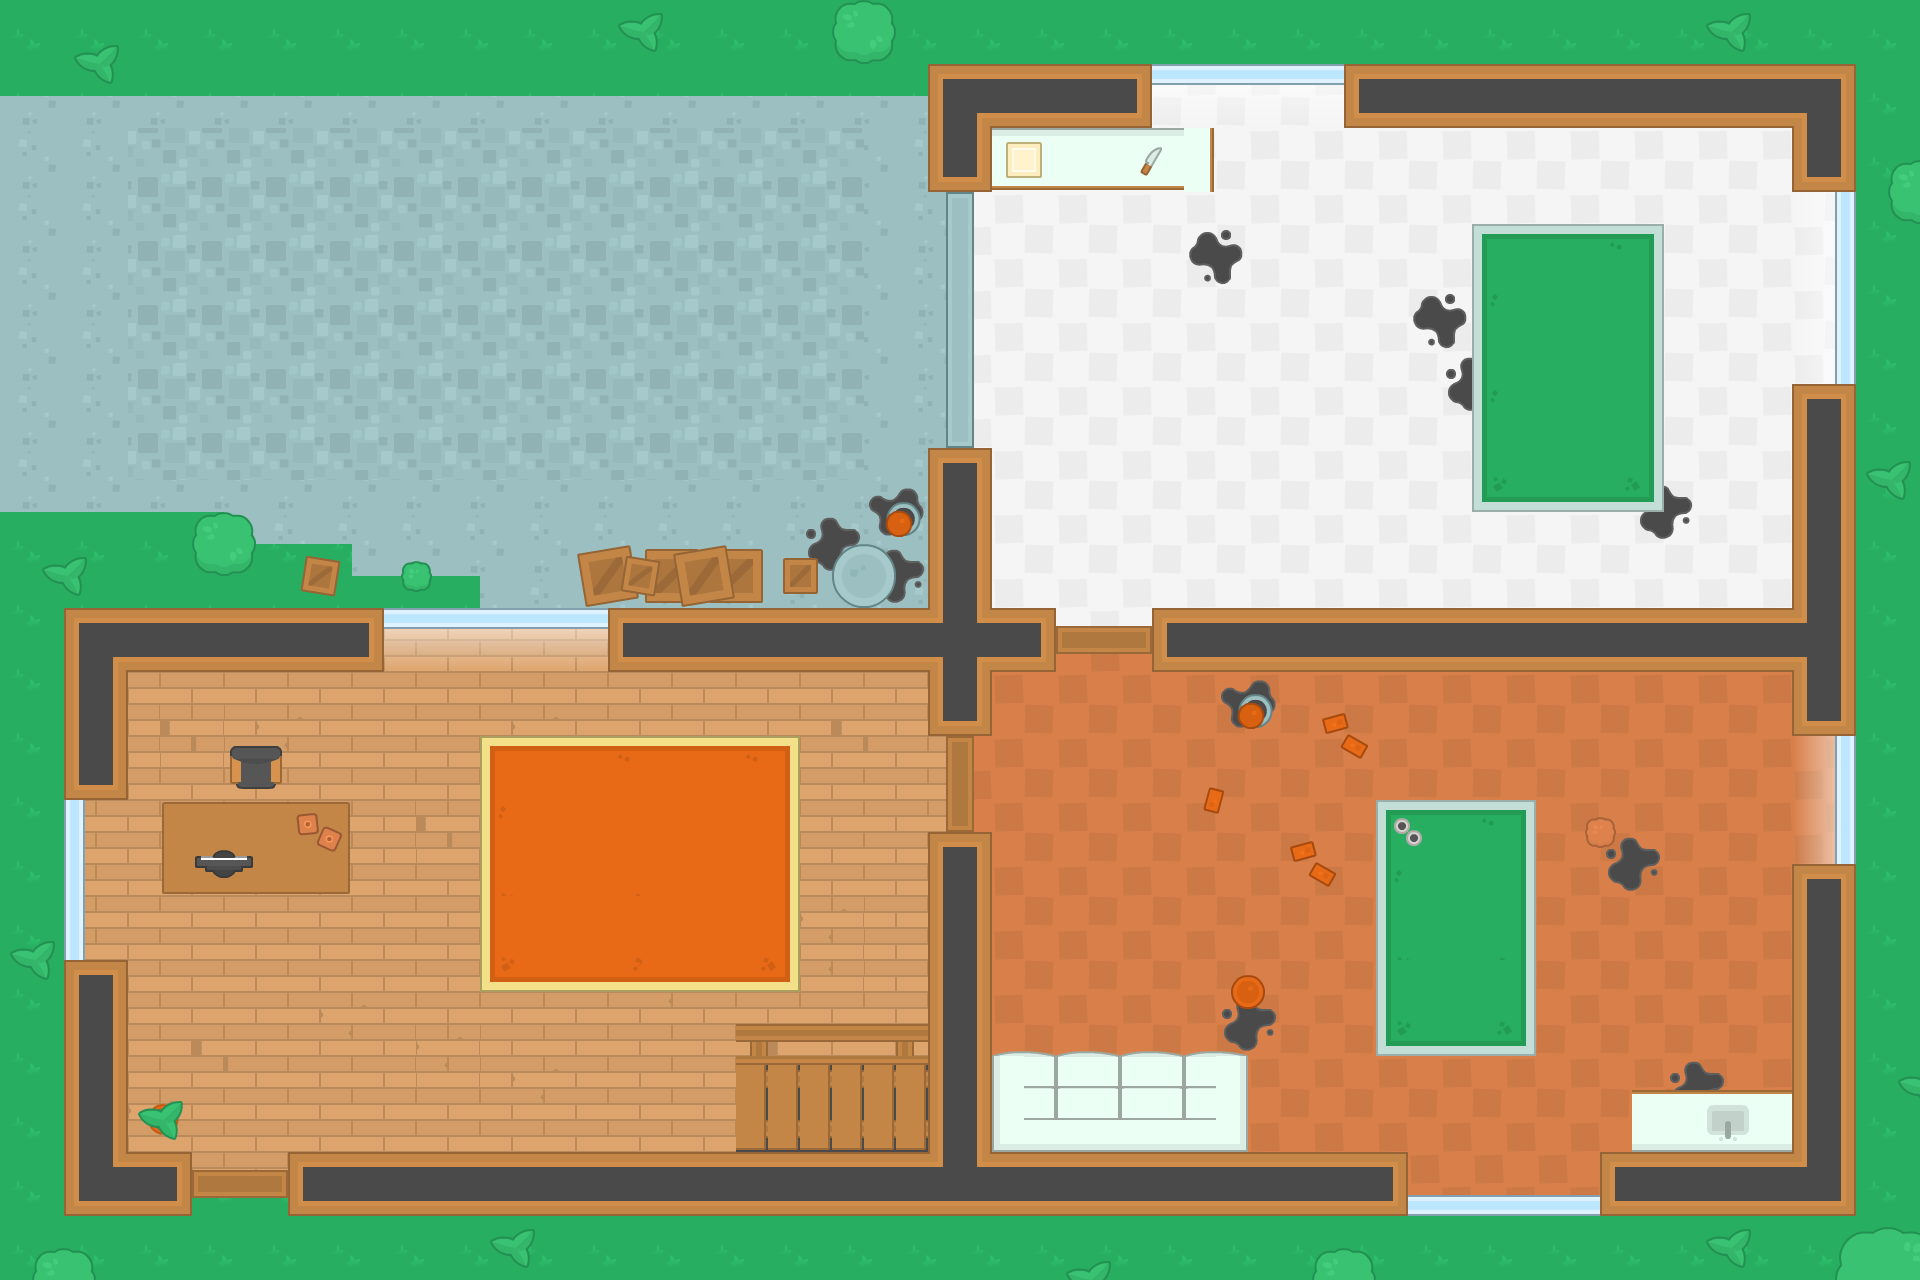

A level layout from a 2D game, rendered from its tile map. Below: a short description, then the map file with tile-grid data replaced by summaries:
An orthogonal 60x40 tile map with 32x32 px tiles, 7 tile layers (Outside, Walls, Kachelebene 5, Kachelebene 4, ...).

<map version="1.5" tiledversion="1.6.0" orientation="orthogonal" renderorder="right-down" width="60" height="40" tilewidth="32" tileheight="32" infinite="0" nextlayerid="8" nextobjectid="1">
 <tileset firstgid="1" source="tilesheet_complete.tsx" />
 <layer id="2" name="Outside" width="60" height="40">
  <data>[2400 cells, 2400 non-empty, 26 distinct tile ids]</data>
 </layer>
 <layer id="1" name="Walls" width="60" height="40">
  <data>[2400 cells, 1629 non-empty, 135 distinct tile ids]</data>
 </layer>
 <layer id="5" name="Kachelebene 5" width="60" height="40">
  <data>[2400 cells, 42 non-empty, 17 distinct tile ids]</data>
 </layer>
 <layer id="4" name="Kachelebene 4" width="60" height="40">
  <data>[2400 cells, 80 non-empty, 42 distinct tile ids]</data>
 </layer>
 <layer id="3" name="Top" width="60" height="40">
  <data>[2400 cells, 166 non-empty, 93 distinct tile ids]</data>
 </layer>
 <layer id="6" name="Kachelebene 6" width="60" height="40">
  <data>[2400 cells, 78 non-empty, 31 distinct tile ids]</data>
 </layer>
 <layer id="7" name="Kachelebene 7" width="60" height="40">
  <data>[2400 cells, 12 non-empty, 12 distinct tile ids]</data>
 </layer>
</map>
